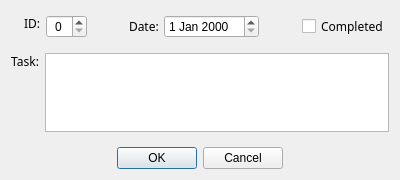
<?xml version="1.0" encoding="UTF-8"?>
<ui version="4.0">
 <class>dialogDailyTask</class>
 <widget class="QDialog" name="dialogDailyTask">
  <property name="geometry">
   <rect>
    <x>0</x>
    <y>0</y>
    <width>400</width>
    <height>180</height>
   </rect>
  </property>
  <property name="minimumSize">
   <size>
    <width>400</width>
    <height>180</height>
   </size>
  </property>
  <property name="maximumSize">
   <size>
    <width>400</width>
    <height>180</height>
   </size>
  </property>
  <property name="windowTitle">
   <string>Add task</string>
  </property>
  <property name="sizeGripEnabled">
   <bool>false</bool>
  </property>
  <layout class="QVBoxLayout" name="verticalLayout" stretch="0,1,0">
   <property name="spacing">
    <number>15</number>
   </property>
   <property name="topMargin">
    <number>15</number>
   </property>
   <item>
    <layout class="QHBoxLayout" name="horizontalLayout_4">
     <property name="leftMargin">
      <number>13</number>
     </property>
     <item>
      <layout class="QHBoxLayout" name="horizontalLayout_3">
       <property name="spacing">
        <number>5</number>
       </property>
       <item>
        <widget class="QLabel" name="label">
         <property name="font">
          <font>
           <family>Segoe Print</family>
          </font>
         </property>
         <property name="text">
          <string>ID:</string>
         </property>
         <property name="alignment">
          <set>Qt::AlignLeading|Qt::AlignLeft|Qt::AlignTop</set>
         </property>
        </widget>
       </item>
       <item>
        <widget class="QSpinBox" name="m_pspinBoxID">
         <property name="sizePolicy">
          <sizepolicy hsizetype="Fixed" vsizetype="Minimum">
           <horstretch>0</horstretch>
           <verstretch>0</verstretch>
          </sizepolicy>
         </property>
         <property name="layoutDirection">
          <enum>Qt::LeftToRight</enum>
         </property>
         <property name="wrapping">
          <bool>false</bool>
         </property>
         <property name="alignment">
          <set>Qt::AlignCenter</set>
         </property>
         <property name="buttonSymbols">
          <enum>QAbstractSpinBox::UpDownArrows</enum>
         </property>
         <property name="showGroupSeparator" stdset="0">
          <bool>false</bool>
         </property>
        </widget>
       </item>
      </layout>
     </item>
     <item>
      <spacer name="horizontalSpacer">
       <property name="orientation">
        <enum>Qt::Horizontal</enum>
       </property>
       <property name="sizeHint" stdset="0">
        <size>
         <width>40</width>
         <height>20</height>
        </size>
       </property>
      </spacer>
     </item>
     <item>
      <layout class="QHBoxLayout" name="horizontalLayout">
       <property name="spacing">
        <number>5</number>
       </property>
       <item>
        <widget class="QLabel" name="label_3">
         <property name="sizePolicy">
          <sizepolicy hsizetype="Minimum" vsizetype="Preferred">
           <horstretch>0</horstretch>
           <verstretch>0</verstretch>
          </sizepolicy>
         </property>
         <property name="font">
          <font>
           <family>Segoe Print</family>
          </font>
         </property>
         <property name="layoutDirection">
          <enum>Qt::LeftToRight</enum>
         </property>
         <property name="text">
          <string>Date:</string>
         </property>
         <property name="alignment">
          <set>Qt::AlignLeading|Qt::AlignLeft|Qt::AlignVCenter</set>
         </property>
         <property name="margin">
          <number>0</number>
         </property>
        </widget>
       </item>
       <item>
        <widget class="QDateEdit" name="m_pDate">
         <property name="sizePolicy">
          <sizepolicy hsizetype="Minimum" vsizetype="Fixed">
           <horstretch>0</horstretch>
           <verstretch>0</verstretch>
          </sizepolicy>
         </property>
         <property name="maximumSize">
          <size>
           <width>310</width>
           <height>16777215</height>
          </size>
         </property>
         <property name="layoutDirection">
          <enum>Qt::LeftToRight</enum>
         </property>
         <property name="alignment">
          <set>Qt::AlignLeading|Qt::AlignLeft|Qt::AlignVCenter</set>
         </property>
         <property name="readOnly">
          <bool>false</bool>
         </property>
        </widget>
       </item>
      </layout>
     </item>
     <item>
      <spacer name="horizontalSpacer_2">
       <property name="orientation">
        <enum>Qt::Horizontal</enum>
       </property>
       <property name="sizeHint" stdset="0">
        <size>
         <width>40</width>
         <height>20</height>
        </size>
       </property>
      </spacer>
     </item>
     <item>
      <widget class="QCheckBox" name="m_pCheck">
       <property name="sizePolicy">
        <sizepolicy hsizetype="Fixed" vsizetype="Fixed">
         <horstretch>0</horstretch>
         <verstretch>0</verstretch>
        </sizepolicy>
       </property>
       <property name="font">
        <font>
         <family>Segoe Print</family>
        </font>
       </property>
       <property name="text">
        <string>Completed</string>
       </property>
      </widget>
     </item>
    </layout>
   </item>
   <item>
    <layout class="QHBoxLayout" name="horizontalLayout_2" stretch="0,0">
     <property name="spacing">
      <number>6</number>
     </property>
     <item>
      <widget class="QLabel" name="label_2">
       <property name="font">
        <font>
         <family>Segoe Print</family>
        </font>
       </property>
       <property name="text">
        <string>Task:</string>
       </property>
       <property name="alignment">
        <set>Qt::AlignRight|Qt::AlignTop|Qt::AlignTrailing</set>
       </property>
      </widget>
     </item>
     <item>
      <widget class="QTextEdit" name="m_ptxtEdit"/>
     </item>
    </layout>
   </item>
   <item>
    <widget class="QDialogButtonBox" name="buttonBox">
     <property name="orientation">
      <enum>Qt::Horizontal</enum>
     </property>
     <property name="standardButtons">
      <set>QDialogButtonBox::Cancel|QDialogButtonBox::Ok</set>
     </property>
     <property name="centerButtons">
      <bool>true</bool>
     </property>
    </widget>
   </item>
  </layout>
 </widget>
 <resources/>
 <connections>
  <connection>
   <sender>buttonBox</sender>
   <signal>accepted()</signal>
   <receiver>dialogDailyTask</receiver>
   <slot>accept()</slot>
   <hints>
    <hint type="sourcelabel">
     <x>248</x>
     <y>254</y>
    </hint>
    <hint type="destinationlabel">
     <x>157</x>
     <y>274</y>
    </hint>
   </hints>
  </connection>
  <connection>
   <sender>buttonBox</sender>
   <signal>rejected()</signal>
   <receiver>dialogDailyTask</receiver>
   <slot>reject()</slot>
   <hints>
    <hint type="sourcelabel">
     <x>316</x>
     <y>260</y>
    </hint>
    <hint type="destinationlabel">
     <x>286</x>
     <y>274</y>
    </hint>
   </hints>
  </connection>
 </connections>
</ui>
